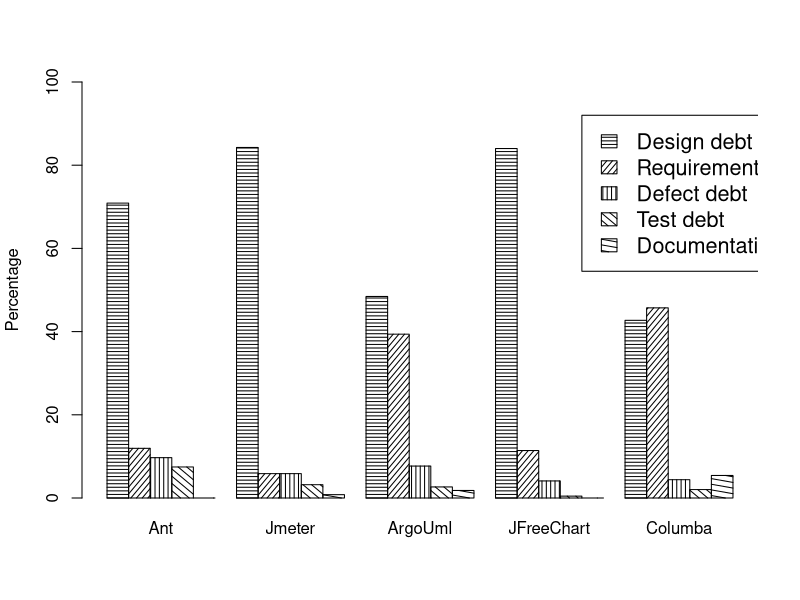
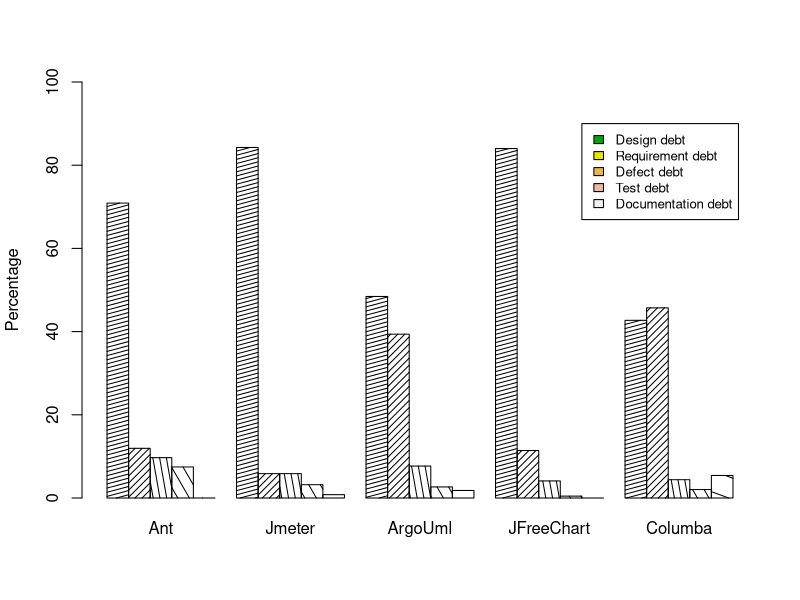

Here is the R script that generated these plots, in order:

mydata <- data.frame(Ant=c(70.89,11.94,9.7,7.46,0), Jmeter=c(84.26,5.86,5.86,3.2,0.8), ArgoUml=c(48.45,39.38,7.68,2.66,1.81), JFreeChart=c(84.01,11.41,4.10,0.45,0), Columba=c(42.71,45.71,4.40,2.03,5.42))
barplot(as.matrix(mydata),  ylab="Percentage",  ylim=c(0, 100), beside=TRUE, col=1, density=c(28,23,23,18,18), angle = c(0, 50, 90, 140, 170))
legend(23, 92, c("Design debt", "Requirement debt", "Defect debt","Test debt", "Documentation debt"), cex=1.3, col=1, density=c(28,23,23,18,18), angle = c(0, 50, 90, 140, 170) , bty="y", seg.len=0.5)



mydata <- data.frame(Ant=c(70.89,11.94,9.7,7.46,0), Jmeter=c(84.26,5.86,5.86,3.2,0.8), ArgoUml=c(48.45,39.38,7.68,2.66,1.81), JFreeChart=c(84.01,11.41,4.10,0.45,0), Columba=c(42.71,45.71,4.40,2.03,5.42))
barplot(as.matrix(mydata),  ylab="Percentage",  ylim=c(0, 100), beside=TRUE, col=1, density=c(25,20,15,10,5), angle = c(15, 45, 100, 120, 160))
legend(23, 90, c("Design debt", "Requirement debt", "Defect debt","Test debt", "Documentation debt"), cex=0.8, fill=terrain.colors(5))
